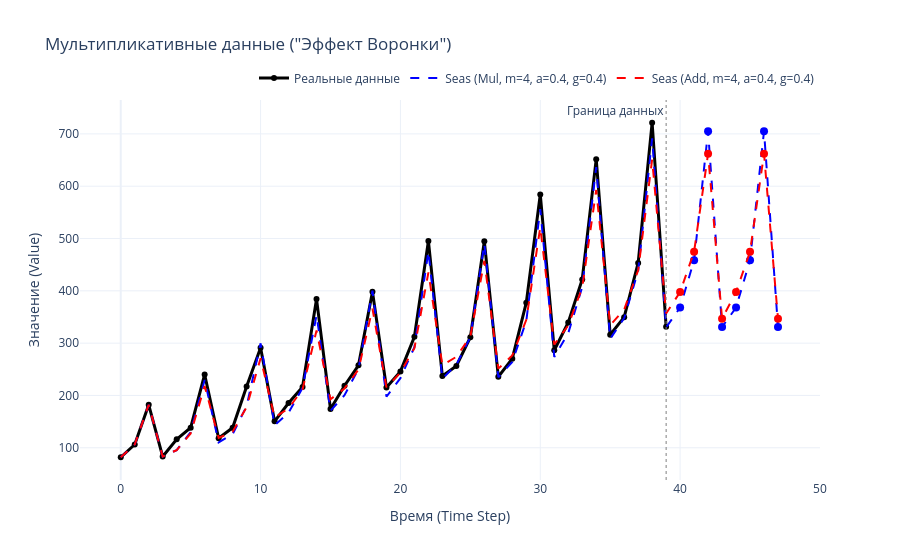

The notebook cell saved with this chart:
### Code cell
# ==========================================================
# 1. ГЕНЕРАЦИЯ МУЛЬТИПЛИКАТИВНЫХ ДАННЫХ
# ==========================================================
np.random.seed(12)

# Временная шкала (40 кварталов = 10 лет)
time = np.arange(40)

# 1. Растущий уровень (Trend)
# Начинаем с 100, заканчиваем около 500.
level_trend = 100 + 10 * time

# 2. Сезонный паттерн (Мультипликаторы)
# Q1: 0.8 (спад на 20%)
# Q2: 1.0 (норма)
# Q3: 1.5 (пик +50%)
# Q4: 0.7 (сильный спад -30%)
pattern = np.array([0.8, 1.0, 1.5, 0.7])

# 3. Собираем данные: Уровень * Паттерн * Шум
data_mul = []
for t in range(len(time)):
    season_idx = t % 4
    factor = pattern[season_idx]

    # Формула мультипликативности
    val = level_trend[t] * factor

    # Добавляем немного случайности (тоже мультипликативной, 5% шума)
    noise = np.random.normal(1, 0.05)
    data_mul.append(val * noise)

data_mul = np.array(data_mul)

# ==========================================================
# 2. ОБУЧЕНИЕ МОДЕЛЕЙ
# ==========================================================

# Модель 1: МУЛЬТИПЛИКАТИВНАЯ (Правильная)
# Она должна подстроиться под то, что амплитуда растет
model_mul = SimpleSeasonalSmoothing(m=4, alpha=0.4, gamma=0.4, seasonal_type='multiplicative')
model_mul.fit(data_mul)

# Модель 2: АДДИТИВНАЯ (Неправильная для этих данных)
# Она будет искать "среднюю добавку" в рублях
model_add = SimpleSeasonalSmoothing(m=4, alpha=0.4, gamma=0.4, seasonal_type='additive')
model_add.fit(data_mul)

# ==========================================================
# 3. ВИЗУАЛИЗАЦИЯ И СРАВНЕНИЕ
# ==========================================================

plot_comparison(data_mul, [model_mul, model_add], pred_steps=8, title='Мультипликативные данные ("Эффект Воронки")')

### Figure 1 — Plotly figure (JSON) as saved in the notebook; plotly's stock layout.template omitted (floating-point values rounded to 4 significant figures)
{"data": [{"line": {"color": "black", "width": 3}, "marker": {"color": "black", "size": 6}, "mode": "lines+markers", "name": "Реальные данные", "type": "scatter", "x": [0, 1, 2, 3, 4, 5, 6, 7, 8, 9, 10, 11, 12, 13, 14, 15, 16, 17, 18, 19, 20, 21, 22, 23, 24, 25, 26, 27, 28, 29, 30, 31, 32, 33, 34, 35, 36, 37, 38, 39], "y": [81.89, 106.3, 182.2, 83.26, 116.2, 138.5, 240.1, 118.3, 138.2, 217.3, 291.0, 150.5, 185.6, 216.0, 384.2, 173.9, 218.5, 257.7, 398.4, 215.3, 246.0, 312.2, 495.4, 237.1, 256.3, 311.3, 494.6, 235.8, 270.3, 377.4, 584.1, 286.4, 339.6, 421.7, 651.6, 316.2, 349.7, 453.2, 721.3, 331.4]}, {"legendgroup": "group_0", "line": {"color": "blue", "dash": "dash", "width": 2}, "mode": "lines", "name": "Seas (Mul, m=4, a=0.4, g=0.4)", "type": "scatter", "x": [0, 1, 2, 3, 4, 5, 6, 7, 8, 9, 10, 11, 12, 13, 14, 15, 16, 17, 18, 19, 20, 21, 22, 23, 24, 25, 26, 27, 28, 29, 30, 31, 32, 33, 34, 35, 36, 37, 38, 39, 40, 41, 42, 43, 44, 45, 46, 47], "y": [81.89, 106.3, 182.2, 83.26, 95.62, 129.8, 229.6, 110.3, 126.0, 179.6, 299.7, 143.2, 166.9, 214.6, 353.3, 170.6, 200.5, 250.8, 400.2, 197.6, 233.0, 292.4, 475.4, 232.2, 258.7, 311.3, 490.1, 234.8, 264.1, 342.4, 556.3, 273.7, 319.1, 407.2, 636.7, 308.3, 347.7, 438.3, 691.3, 330.2, 368.1, 458.6, 705.0, 330.7, 368.1, 458.6, 705.0, 330.7]}, {"hoverinfo": "y+name", "legendgroup": "group_0", "marker": {"color": "blue", "size": 8, "symbol": "circle"}, "mode": "markers", "name": "Seas (Mul, m=4, a=0.4, g=0.4) (Forecast)", "showlegend": false, "type": "scatter", "x": [40, 41, 42, 43, 44, 45, 46, 47], "y": [368.1, 458.6, 705.0, 330.7, 368.1, 458.6, 705.0, 330.7]}, {"legendgroup": "group_1", "line": {"color": "red", "dash": "dash", "width": 2}, "mode": "lines", "name": "Seas (Add, m=4, a=0.4, g=0.4)", "type": "scatter", "x": [0, 1, 2, 3, 4, 5, 6, 7, 8, 9, 10, 11, 12, 13, 14, 15, 16, 17, 18, 19, 20, 21, 22, 23, 24, 25, 26, 27, 28, 29, 30, 31, 32, 33, 34, 35, 36, 37, 38, 39, 40, 41, 42, 43, 44, 45, 46, 47], "y": [81.89, 106.3, 182.2, 83.26, 95.62, 127.4, 218.0, 118.8, 130.7, 177.6, 271.2, 158.1, 175.2, 211.6, 324.0, 192.6, 213.4, 249.7, 366.0, 215.4, 243.8, 290.4, 435.1, 257.8, 273.9, 312.8, 457.4, 251.3, 276.3, 344.5, 521.6, 297.4, 334.0, 406.2, 592.7, 334.3, 364.1, 439.3, 650.8, 356.8, 397.7, 474.9, 662.1, 346.6, 397.7, 474.9, 662.1, 346.6]}, {"hoverinfo": "y+name", "legendgroup": "group_1", "marker": {"color": "red", "size": 8, "symbol": "circle"}, "mode": "markers", "name": "Seas (Add, m=4, a=0.4, g=0.4) (Forecast)", "showlegend": false, "type": "scatter", "x": [40, 41, 42, 43, 44, 45, 46, 47], "y": [397.7, 474.9, 662.1, 346.6, 397.7, 474.9, 662.1, 346.6]}], "layout": {"annotations": [{"showarrow": false, "text": "Граница данных", "x": 39, "xanchor": "right", "xref": "x", "y": 1, "yanchor": "top", "yref": "y domain"}], "hovermode": "x unified", "legend": {"orientation": "h", "x": 1, "xanchor": "right", "y": 1.02, "yanchor": "bottom"}, "shapes": [{"line": {"color": "gray", "dash": "dot", "width": 1}, "type": "line", "x0": 39, "x1": 39, "xref": "x", "y0": 0, "y1": 1, "yref": "y domain"}], "title": {"text": "Мультипликативные данные (\"Эффект Воронки\")"}, "xaxis": {"title": {"text": "Время (Time Step)"}}, "yaxis": {"title": {"text": "Значение (Value)"}}}}
